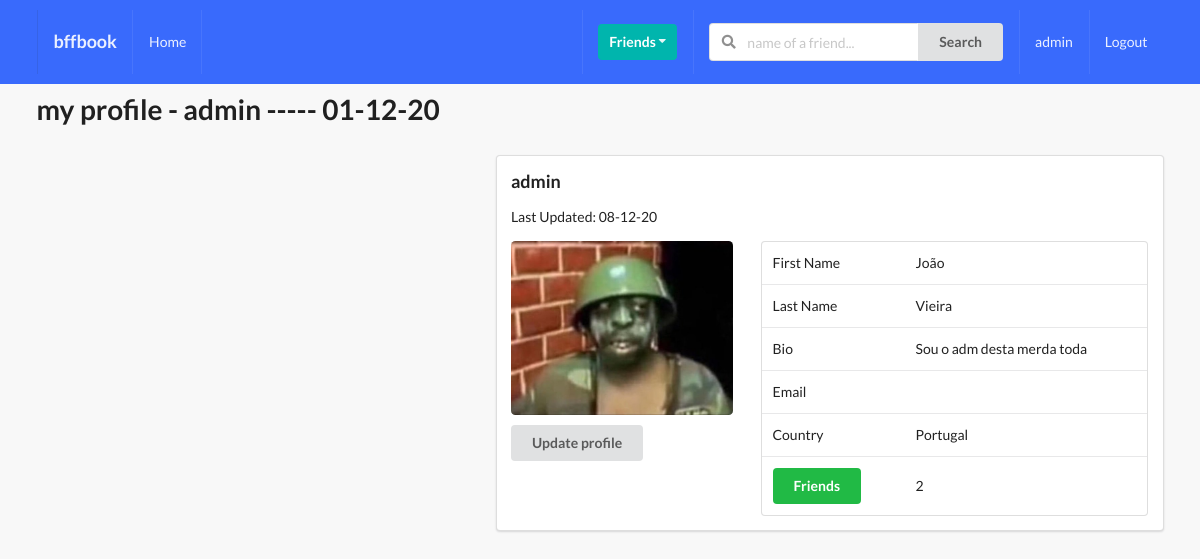
/profiles/myprofile/ (signed in), run on an earlier commit of the app's database.
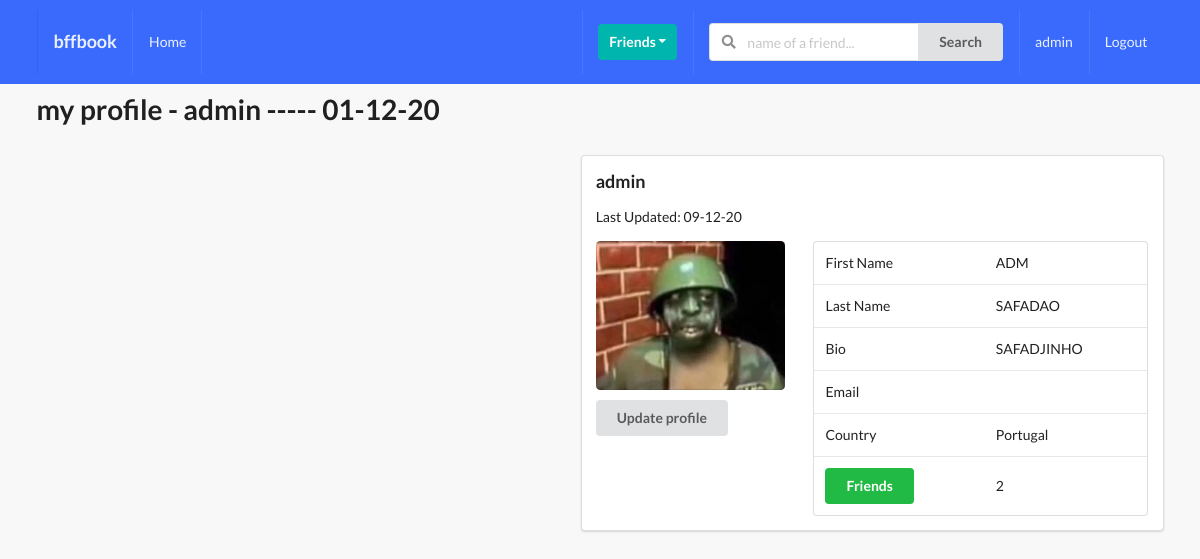
And on a later commit of the database.
### perfil/models.py (models this page shows, shortened)
class Profile(models.Model):
    first_name = models.CharField(max_length=25)
    last_name = models.CharField(max_length=25)
    username = models.OneToOneField(User, on_delete=models.CASCADE) #se user for apagado, username também é
    bio = models.TextField(default="write something beautiful about you :)", max_length=300)
    email = models.EmailField(max_length=200)
    country = models.CharField(max_length=25)
    avatar = models.ImageField(default = "avatar.png", upload_to = '')
    background = models.ImageField(default="bckg.jpg", upload_to = '')
    friends = models.ManyToManyField(User, blank=True, related_name='friends')
    slug = models.SlugField(unique=True, blank=True)
    updated = models.DateTimeField(auto_now=True)
    created = models.DateTimeField(auto_now_add=True)
    def get_friends(self):
        return self.friends.all()
    def get_friends_no(self):
        return self.friends.count()
    def updated_str(self):
        new_updated = self.updated.strftime('%d-%m-%y')
        return new_updated
    def __str__(self):
        return f"{self.username} ----- {self.created.strftime('%d-%m-%y')}"

### perfil/views.py (the view)
# urls.py: path('myprofile/', my_profile_view, name="my-profile-view")
def my_profile_view(request):
    obj = Profile.objects.get(username=request.user)
    form = ProfileModelForm(request.POST or None, request.FILES or None, instance=obj)
    confirm = False
    if request.method == 'POST':
        if form.is_valid():
            form.save()
            confirm = True
    context = {
        'obj': obj,
        'form': form,
        'confirm': confirm,
    }
    return render(request, 'perfil/myprofile.html', context)

### perfil/forms.py
class ProfileModelForm(forms.ModelForm):
    class Meta:
        model = Profile
        fields = ('first_name', 'last_name', 'bio', 'avatar')

### perfil/templates/perfil/myprofile.html (shortened to what this page needs)
{% extends 'base.html' %}
{% block content %}
<h1>my profile - {{obj}}</h1>
<div class="ui segment max-content-width right">
    <h3>{{obj.username}}</h3>
    <p>Last Updated: {{obj.updated_str}}</p>
    <div class="ui grid">
        <div class="row">
            <div class="six wide column">
                <img class="ui medium rounded image" src="{{obj.avatar.url}}">
                <div class="row mt-10">
                    <button class="ui sencondary button" id="modal-btn">Update profile</button>
                </div>
            </div>
            <div class="ten wide column">
                <table class="ui table">
                    <tbody>
                    <tr>
                        <td>First Name</td>
                        <td>{{obj.first_name}}</td>
                    </tr>
                    <tr>
                        <td>Last Name</td>
                        <td>{{obj.last_name}}</td>
                    </tr>
                    <tr>
                        <td>Bio</td>
                        <td>{{obj.bio}}</td>
                    </tr>
                    <tr>
                        <td>Email</td>
                        <td>{{obj.email}}</td>
                    </tr>
                    <tr>
                        <td>Country</td>
                        <td>{{obj.country}}</td>
                    </tr>
                    <tr>
                        <td id="friend_list_popup"><button class="positive ui button">Friends</button></td>
                        <td>{{obj.get_friends_no}}</td>
                    </tr>
                    </tbody>
                </table>
            </div>
        </div>
    </div>
</div>
{% endblock content %}

### templates/base.html (shortened to what this page needs)
{% load static %}
<!doctype html>
<html lang="en">
<head>
	<link href="{% static 'style.css' %}" rel="stylesheet" type="text/css"/>
	<link rel="stylesheet" type='text/css'
	      href="https://cdnjs.cloudflare.com/ajax/libs/semantic-ui/2.2.14/semantic.min.css">
</head>
<body>
{% include 'main/navbar.html' %}
<div class="ui container">
	{% block content %}
	{% endblock content %}
</div>
</body>
</html>

### templates/main/navbar.html (shortened to what this page needs)
<div class="ui inverted menu nav mb-7">
  <div class="ui container">
    <a href="" class="item">
        <h3>bffbook</h3>
    </a>
    {% if request.user.is_authenticated %}
    <a href="" class="item">
        Home
    </a>
    {% endif %}
    <div class="right menu">
        {% if request.user.is_authenticated %}
        <div class="item">
            <div class="ui floating dropdown icon button teal"> Friends
                <i class="dropdown icon"></i>
             </div>
        </div>
             <div class="item">
              <form action="" method="GET">
                <div class="ui action left icon input">
                <input class="prompt" type="text" name='q' placeholder="name of a friend...">
                <button type='submit' class="ui button">Search</button>
                </div>
            </form>
            </div>
            <a href="" class="item">
                 {{ request.user }}
            </a>
            <a href="" class="ui item">
                Logout
            </a>
        {% else %}
        <a href="" class="ui item">
                Login
            </a>
        {% endif %}
    </div>
  </div>
</div>

### static_project/style.css (style rules this page uses)
body { background: #F8F8F8 !important; }
.nav { border-radius: 0px !important; padding: 10px 0 10px 0 !important; background-color: #396afc !important; }
.mb-7 { margin-bottom: 7px !important; }
.mt-10 { margin-top: 10px !important; }
.max-content-width { width: max-content; }
.right { float: right; }

What changed in the data, as far as the page shows it:
changed Profile "admin ----- 01-12-20": updated_str "08-12-20" → "09-12-20"; first_name "João" → "ADM"; last_name "Vieira" → "SAFADAO"; bio "Sou o adm desta merda toda" → "SAFADJINHO"
